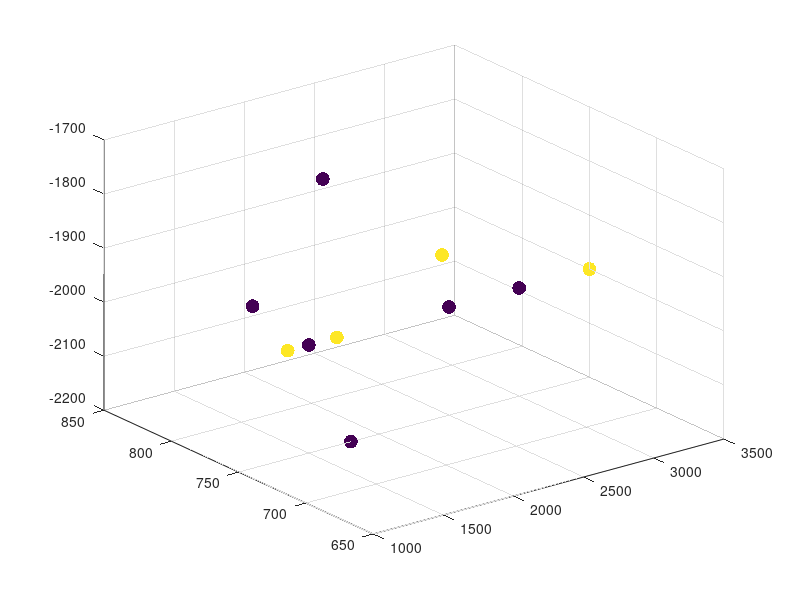

Recreate this plot in MATLAB. (Note: this script raises an error after producing the figure.)
clear all
close all
clc
%Add src to directory
addpath(fileparts(pwd))
%%

sim_ext = [500,  500, -2500;...
           3500, 1000, -1600] ;

res = [20,20,40];
% fault_network = []; 
% init.point = [];
% init.mark = [];
%% Create Hard-Data
%Centroids for fault observations
data.point = [ 2500, 750, -2000;...
               2450, 750, -1900;...
               1100, 750, -1900; ...
               1350, 750, -2000; ...
               3000, 750, -2000; ...
               3500, 750, -2000; ...
               1500, 750, -2000; ...
               1600, 750, -1700; ...
               1700, 750, -2000; ...
               1800, 750, -2200] ;
           
%Hiearchy for fault observations (1-> Older fault, 2-> Younger fault)
data.mark = [1; 2; 1; 2; 1; 2; 1; 1; 2; 1];

scatter3(data.point(:,1), data.point(:,2), data.point(:,3),100,data.mark, 'Filled')   
hold on
drawBox(sim_ext)
hold off
           
az_data = [5, 5, 5, 5, 5, 5, 5, 5, 5, 5] ;
dip_data =  [70,-80, 70, -80, 70, -80, 70, 70, -80, 70] ;

data_size = [1000,1000,400;...
            1000,1000,300;...
            1000,300,300;...
            1000,400,500;...
            1000,400,300;...
            1000,400,300;...
            1000,400,300;...
            1000,400,300;...
            1000,400,300;...
            1000,400,300] ;

data_network = createDataMarkedCase(data, az_data, dip_data, data_size, res) ;

figure,
for i = 1 : length(data_network)
%     scatter3(data_network{i}.vertices(:,1),data_network{i}.vertices(:,2),data_network{i}.vertices(:,3),50,'filled')
    patch(data_network{i},'FaceColor',rand(1,3),'EdgeColor','none')
    hold on
end
xlabel('X (m)','Fontname','Arial','FontSize',14)
ylabel('Y (m)','Fontname','Arial','FontSize',14)
zlabel('Z (m)','Fontname','Arial','FontSize',14)
set(gca,'Fontname','Arial','FontSize',14,'YTick',[],'XLim',[1000 4000],...
    'YLim',sim_ext(:,2)','ZLim',[-2300 -1600])
view([-2 2])
% %saveas(gcf, 'C:\Users\orhuna\Desktop\Autumn 2015\Figures\dense_hard_data.emf')
%% Create Hard-Data
num_rels = 10 ;
num_iter = 10000 ;
for rel_ind = 1 : num_rels
% init.point = [];
% init.mark = [];
init = data ;
gamma=[-2-10*rand(),-1-5*rand()];
%Check if beta and d is consistent with mark size if not return error
beta = [100,50;...
        50,100] ;
    
d = [400,100;...
     100,300] ;
 
% beta = [100,-100,0;...
%         0, 200, -1000;...
%         0,-200, 0] ;
% d = [200,20,50;...
%      0,300,50;
%      0,0,100] ; 
 
%Number of Marks to Simulate
max_mark = 2;
% Simulation Inputs


% initialization.point = [];
% 
% initialization.mark = [] ;

move_bounds = [ 1,50;...
                0,0;...
                 0,0] ;
param{rel_ind}.gamma = gamma ;
param{rel_ind}.beta = beta ;
param{rel_ind}.d = d ;
num_horizons = 5;
[state{1},action{1}, states{1}, acc{1}] = StraussMarked(gamma, beta, d, max_mark, num_iter, sim_ext, init, move_bounds );             
%Compute Dissimilarity Between States of the Markov Chain
% for state_length = 2 : num_iter-1
%     d_states(state_length-1,1) = MHD(states{1}{state_length}.point,states{1}{state_length+1}.point) ;
%     l_point(state_length-1,1) = length(states{1}{state_length}.point);
% end
% figure, plot(2:num_iter,d_states,'LineWidth',2)
% figure, scatter(2:num_iter,l_point,'Marker', '.')
% gamma=[-1,-2];
[state{rel_ind},action{rel_ind}, states{rel_ind}, acc{rel_ind}] = StraussMarked(gamma, beta, d, max_mark, num_iter, sim_ext, init, move_bounds );
end
% figure, plot(cumsum(acc{1})/length(acc{1}),'LineWidth',3)
% hold on
% plot(cumsum(acc{2})/length(acc{2}),'LineWidth',3,'Color','r')
% xlabel('Number of Interations','Fontname','Arial','FontSize',14)
% ylabel('Acceptance Rate','Fontname','Arial','FontSize',14)
% legend('\gamma = -5 , \beta=-4','\gamma = -1 , \beta=-2','Fontname','Arial','FontSize',14,'Location','NorthWest')
% set(gca,'Fontname','Arial','FontSize',14)
% hold off
%%
fault_network =[];
colors = ['b','r','m','g'];
c ='bbrr';
for mark_type = 1 : max(state{2}.mark)
    sign = (mark_type==1)-1*(mark_type==2) ;
    sim_size = randi([800,1500],length(find(state{2}.mark==mark_type)),3) ;
    az = repmat(5, length(find(state{2}.mark==mark_type)),1) ;
    dip = sign * randi([70 80], length(find(state{2}.mark==mark_type)),1) ;
    proposal = state{2}.point(state{2}.mark==mark_type,:) ;
    count = 0 ;
    for fault_ind = 1 : length(find(state{2}.mark==mark_type))
        fault_proposed = InsertFaultOntoMark(fault_network, proposal(fault_ind,:),res,sim_size(fault_ind,:),az(fault_ind),dip(fault_ind), 2) ;
        if ~isempty(fault_proposed{1}.vertices)
            count = count + 1 ;
            fault_network = [fault_network, fault_proposed] ;
        end
    end
    c = [c , repmat(colors(mark_type),1,count)] ;
end
network_ensemble{rel_ind} = fault_network ;
%%
figure,

for i = 1 : length(data_network)
    patch(data_network{i},'FaceColor','r','EdgeColor','none')
    hold on
end

for ind = 1 : size(fault_network,2)
    patch(fault_network{ind},'FaceColor','k','EdgeColor','none','FaceAlpha',0.8)
end
xlabel('X (m)','Fontname','Arial','FontSize',14)
ylabel('Y (m)','Fontname','Arial','FontSize',14)
zlabel('Z (m)','Fontname','Arial','FontSize',14)
set(gca,'Fontname','Arial','FontSize',14,'YTick',[],'XLim',[-500 4000],...
    'YLim',sim_ext(:,2)','ZLim',[-2300 -1800])
view([-2 2])